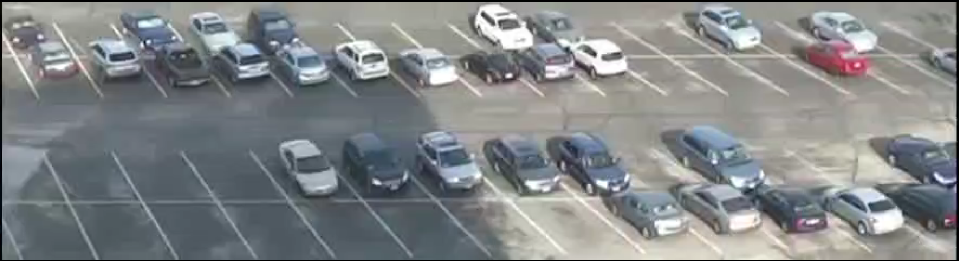
#> input picture car1.png, 1917 x 521 px (shown at 1/2 size)
$ python car_park_picking.py
#> lines starting #> are read from the running program, lines starting #| are printed output that depends on the picture; after the words box and inside, x2 and y2 are one past the last pixel; in counts of white or black regions, pixels touching at a corner belong together
import cv2
import pickle
width, height = (210-150), (270-210)

# Check whether there are any position already inside the file if not then returns the empty list
try:
    with open('CarParkPos','rb') as f:
        poslist = pickle.load(f)
except:
    poslist=[]

# Created a function to get the position of the parking spot
def mouseClick(event,x,y,flags,param):
    # This function gives the position of the click in x, y co-ordinates
    if event == cv2.EVENT_LBUTTONDOWN:
        poslist.append((x,y))
    # This will check if that position is in the position list if there then remove it else pass
    if event == cv2.EVENT_RBUTTONDOWN:
        for i, j in enumerate(poslist):
            x1,y1 = j
            # This checks whether the click is in the area of the rectangle then remove that image
            if x1<x<(x1+width) and y1<y<(y1+height):
                poslist.pop(i)
    # Saving all the positions marked inside a file
    with open('CarParkPos', 'wb') as f:
        pickle.dump(poslist, f)


# Running the Function and Image in a loop
while True:
    # Reading the image
    img = cv2.imread('car1.png')
#> img is the input picture: shape (521, 1917, 3); mean B, G, R 135.6, 134.1, 130.6
    # Resizing the image
    img = cv2.resize(img, (960, 294), 3)
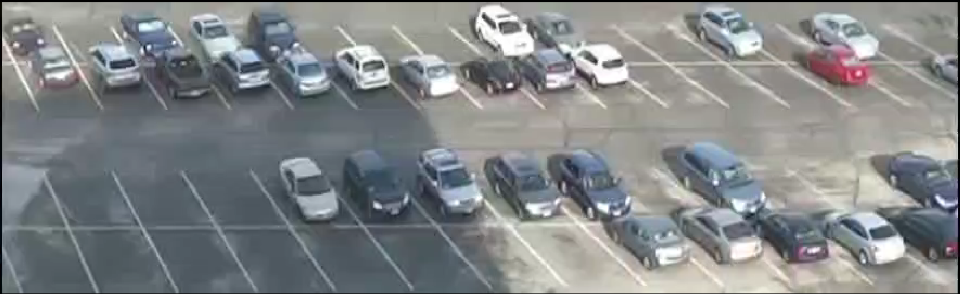
#> img: shape (294, 960, 3); mean B, G, R 135.6, 134.1, 130.6
    # (img, start point (width(x axis), height(y axis), last point(width, height), color, thickness)
    img = cv2.rectangle(img, (150, 210), (210, 270), (255, 0, 0), 2)
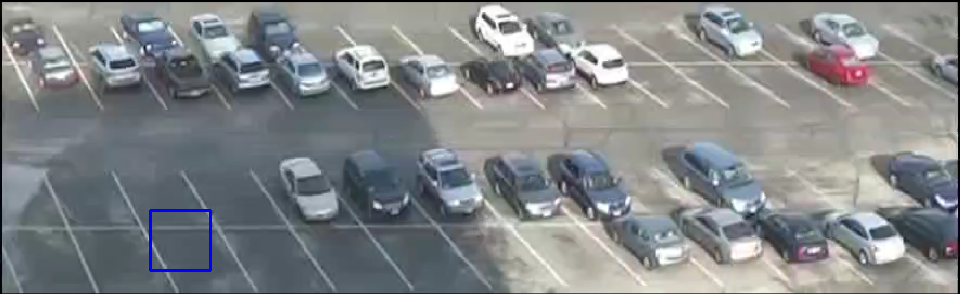
#> img: shape (294, 960, 3); 0.25% of pixels changed, all inside (x1, y1, x2, y2) = (149, 209, 212, 272)
    for i in poslist:
        cv2.rectangle(img,i,(i[0]+width, i[1]+height),(255,0,0),2)
    # Show the image
    cv2.imshow('Park Image', img)
    # This function will set rectangle inside the image and save the position in the file as well in the showed image
    cv2.setMouseCallback('Park Image', mouseClick)
    cv2.waitKey(1)

$ run again, with carParkImg.png copied over car1.png
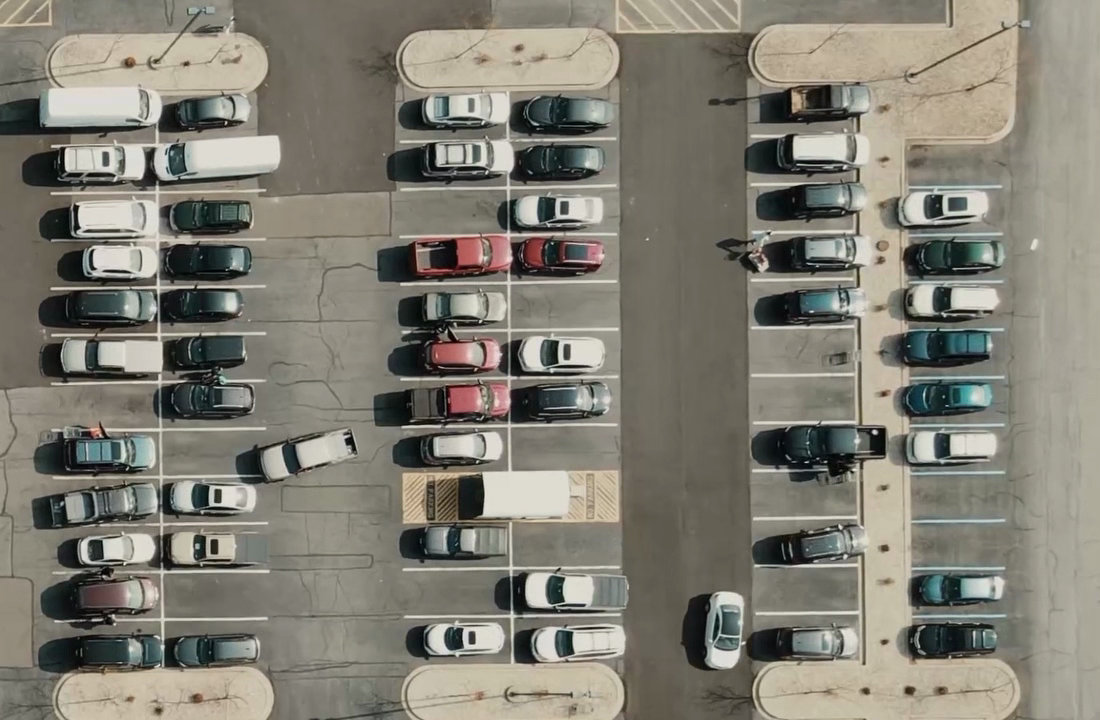
#> input picture carParkImg.png, 1100 x 720 px
#> img is the input picture: shape (720, 1100, 3); mean B, G, R 116, 126.7, 129.8
#> `img = cv2.resize(img, (960, 294), 3)`:
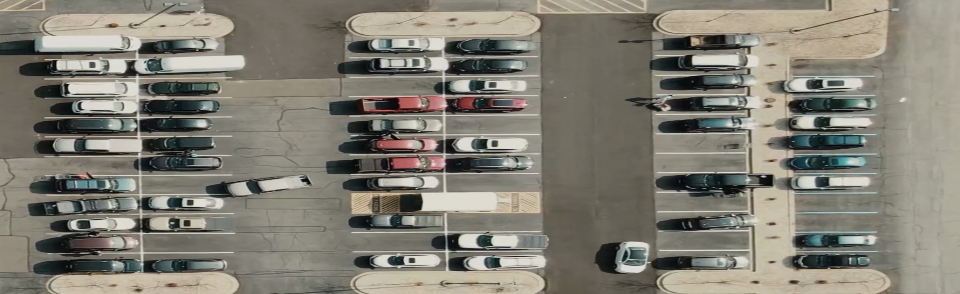
#> img: shape (294, 960, 3); mean B, G, R 115.9, 126.6, 129.7
#> `img = cv2.rectangle(img, (150, 210), (210, 270), (255, 0, 0), 2)`:
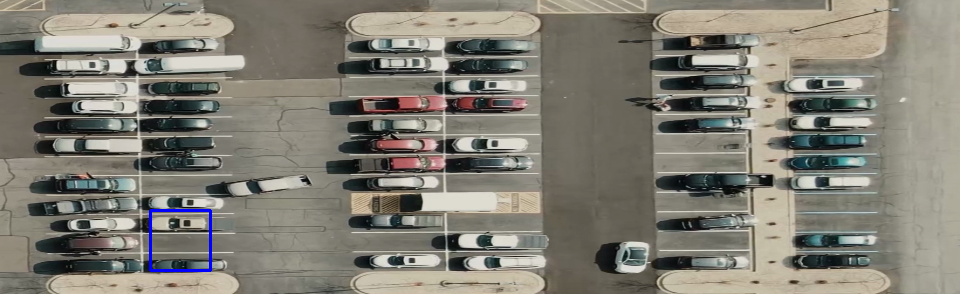
#> img: shape (294, 960, 3); 0.25% of pixels changed, all inside (x1, y1, x2, y2) = (149, 209, 212, 272)
